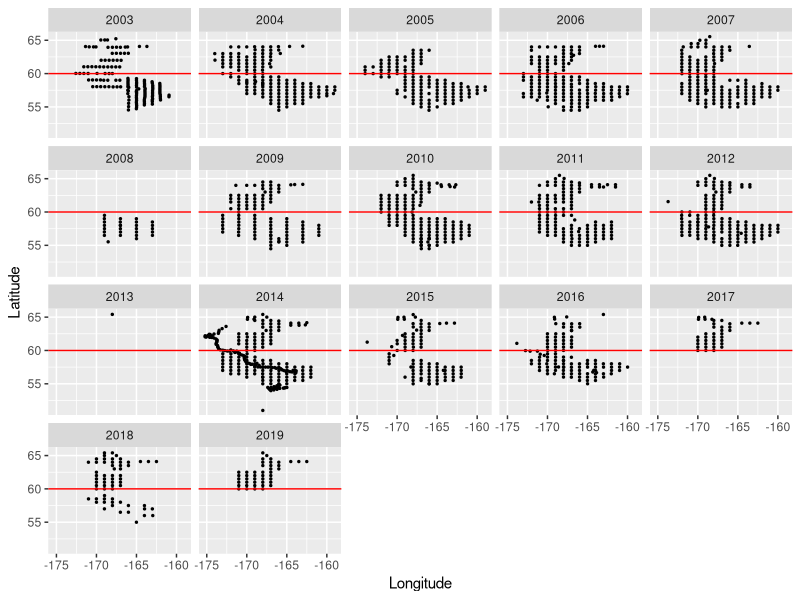

Here is the R script that generated this plot: (Note: this script raises an error after producing the figure.)
# Goal: create an index of annual chla size fraction,
# controlling for spatial-temporal differences in sampling among years

#Data source includes summer/fall depth integrated (top 50m) chla biomass  
  #from the Bering Sea fall BASIS survey 2003-2018
#NOTES: chl-a size fraction ratio is avg of >10um/avg total chla

library(tidyverse)
library(mgcv)
library(lubridate)

#Author: Erin Fedewa
#Last update: 1/5/2023

# load data
dat <- read.csv("./Data/chla_raw.csv")

###############################################
#data wrangling
dat %>%
  separate(gear_time, c("date", "time"), sep= "\\s", extra = "drop", fill = "right") %>%
  mutate(date = mdy(date),
        julian = yday(date),
        year = as.factor(year)) -> dat.new
           
#Spatiotemporal data exploration:

#Stations sampled each yr (EBS & NBS)
dat.new %>%
  group_by(year) %>%
  summarise(num_stations = length(unique(station_ID)))

#Stations sampled each yr (EBS ONLY)
dat.new %>%
  filter(gear_lat < 60) %>%
  group_by(year) %>%
  summarise(num_stations = length(unique(station_ID)))
#No data for 2013/2017, need to throw out 2019 

#Plot stations w/ EBS/NBS border in red 
dat.new %>%
  group_by(year, gear_lat, gear_long) %>%
  distinct(station_ID) %>%
  ggplot() +
  geom_point(aes(x = gear_long, y = gear_lat), size=.5) +
  geom_hline(yintercept=60, color = "red") +
  labs(x = "Longitude", y = "Latitude") +
  facet_wrap(~year)

#EBS stations sampled 50% of the years
dat.new %>%
  filter(gear_lat < 60,
         year != 2019) %>%
  group_by(gear_lat, gear_long) %>%
#Need to come back to this......


#EBS Mean date sampled 
dat.new %>%
  filter(gear_lat < 60,
         year != 2019) %>%
  group_by(year) %>%
  summarise(mean_date = mean(julian, na.rm=T),
            min_date = min(julian, na.rm=T),
            max_date = max(julian, na.rm=T)) 
#plot
dat.new %>%
  filter(gear_lat < 60,
         year != 2019) %>%
  ggplot(aes(julian)) +
  geom_histogram(bins = 12, fill = "dark grey", color = "black") +
  facet_wrap(~year) # big differences 

#To do: spatially subset by bsierp regions? How to deliniate EBS vrs NBS
#Need to filter for EBS, pull 2019, filter for stations sampled in >50% of years?

###############################################
# fit model to chl-a ratio to control for lat,long and julian day and 
# estimate annual chl-a

#ALL data- not spatially subset yet 
chla.mod <- gam(avg_ratio ~ te(gear_long, gear_lat) + s(julian, k = 5) + year, 
                  data = dat.new)

summary(chla.mod)
plot(chla.mod)

#Create new data frame with average lat, long, and day and predict ratio for each year
new.chla.dat <- data.frame(julian = mean(dat.new$julian, na.rm=T),
                             lat = mean(dat.new$gear_lat),
                             long = mean(dat.new$gear_long),
                             year = unique(dat.new$year))

chla.pred <- predict(chla.mod, newdata = new.chla.dat, se = T)


pred.dat <- data.frame(year = new.chla.dat$year,
                             chla_ratio = chla.pred$fit,
                             LCI = chla.pred$fit - 1.96 * chla.pred$se.fit,
                             UCI = chla.pred$fit + 1.96 * chla.pred$se.fit,
                             group = "chla") %>%
  mutate(year = as.numeric(as.character(year)))

ggplot(pred.dat, aes(year, log_abundance)) +
  geom_point() +
  geom_errorbar(aes(ymin = LCI, ymax = UCI)) +
  facet_wrap(~group, scales = "free_y", ncol = 1)


# Save product
write.csv(pred.dat, "./Data/summarized_chla.csv")